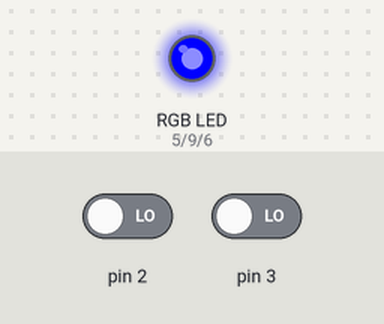
Bench run of a sketch on a simulated Arduino Uno, built with avr-gcc and run on an emulated ATmega328P. On the bench: an RGB LED mixed from three pins (HIGH = lit). The test bench sets the inputs (shaded band); at power-on: pin 2 LOW, pin 3 LOW.

Above: at 1.2 s.
1.3 s: pin 2 driven HIGH
At 2.4 s:
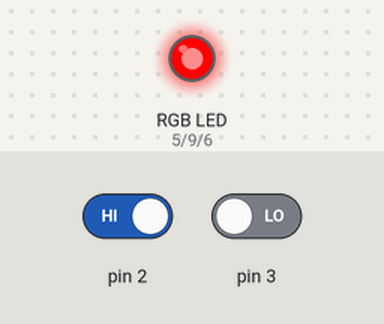
2.8 s: pin 2 driven LOW
At 3.5 s:
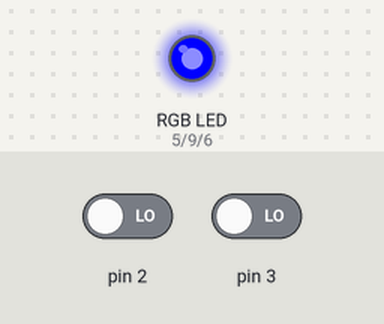
4.3 s: pin 3 driven HIGH
At 4.7 s:
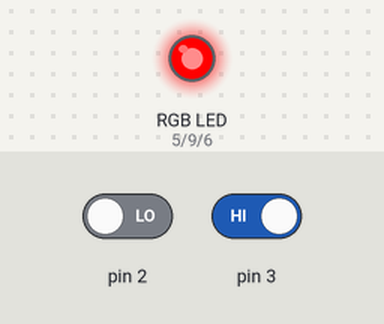
Timing chart, 0 to 7.3 s (numbered marks = the images above; inputs shaded):
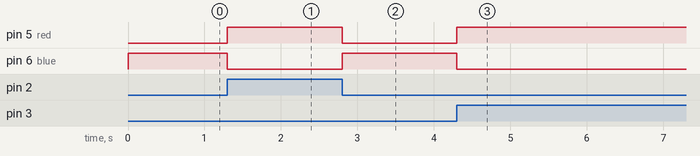

Measured:
- after the input at 1.3 s, pin 5 (red): LOW → HIGH at once; pin 6 (blue): HIGH → LOW at once
- after the input at 2.8 s, pin 5 (red): HIGH → LOW at once; pin 6 (blue): LOW → HIGH at once
- after the input at 4.3 s, pin 5 (red): LOW → HIGH at once; pin 6 (blue): HIGH → LOW at once

The sketch:

sketch_Led_RGB_with_button1.ino
```cpp
boolean a;
boolean b;
const int red=5;
const int blue=6;
const int green=9;

void setup() {
  // put your setup code here, to run once:
pinMode(2,INPUT);
pinMode(3,INPUT);
pinMode(red,OUTPUT);
pinMode(blue,OUTPUT);
pinMode(green,OUTPUT);
}

void loop() {
  // put your main code here, to run repeatedly:
a=digitalRead(2);
b=digitalRead(3);
if ((a==HIGH && b==HIGH)||(a==HIGH || b==HIGH)){
digitalWrite(red,HIGH);
digitalWrite(blue,LOW);
}
else{
 digitalWrite(blue,HIGH);
 digitalWrite(red,LOW);
}
}
```
